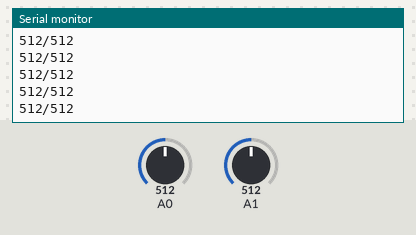
Bench run of a sketch on a simulated Arduino MKR. Shown: the last lines printed to the serial monitor. Inputs (shaded band) come from the test bench; at power-on: A0 = 512, A1 = 512. WiFi joins after 1.5 s; servers stay silent unless stated.

Above: at 12.7 s.
12.8 s: A0 set to 716
At 13.06 s:
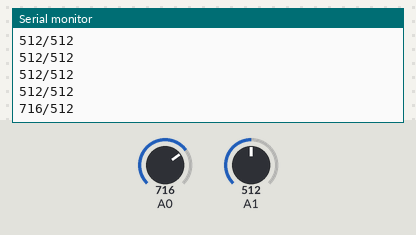
14.3 s: A1 set to 716
At 14.47 s:
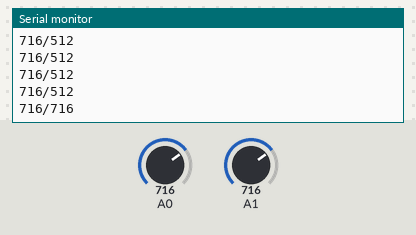
15.8 s: A0 set to 900
At 15.88 s:
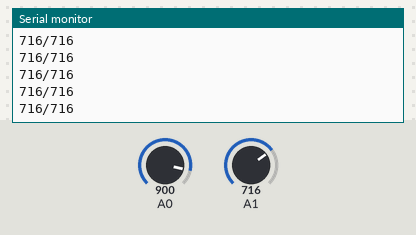
17.3 s: A1 set to 900
At 17.48 s:
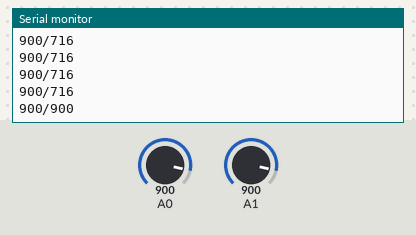
Timing chart, 0 to 19.8 s (numbered marks = the images above; inputs shaded):
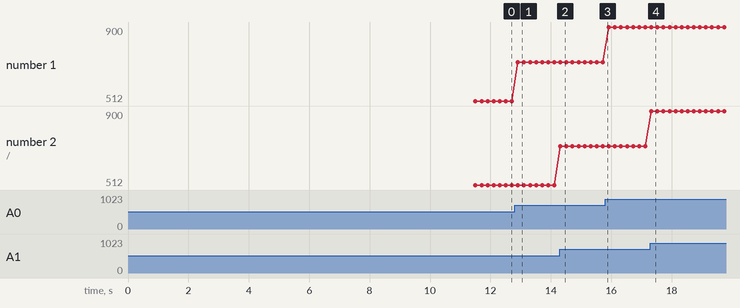

The sketch:

WiFiUdpAnalog.ino
```cpp
/*
  WiFi UDP Send and Receive String

  This sketch waits for a UDP packet on localPort using the WiFi module.
  When a packet is received an Acknowledge packet is sent to the client on port remotePort

  created 30 December 2012
  by dlf (Metodo2 srl)

  ammended 30 November 2021
  by David Rios

*/

#include <SPI.h>
#include <WiFiNINA.h>
#include <WiFiUdp.h>


int status = WL_IDLE_STATUS;
#include "arduino_secrets.h"
///////please enter your sensitive data in the Secret tab/arduino_secrets.h
char ssid[] = SECRET_SSID;        // your network SSID (name)
char pass[] = SECRET_PASS;    // your network password (use for WPA, or use as key for WEP)
int keyIndex = 0;            // your network key index number (needed only for WEP)

unsigned int localPort = 2390;      // local port to listen on
unsigned int sendPort = 7403;

WiFiUDP Udp;

char out[7];
char out2[7];

char outIP[] = "192.168.154.57";

void setup() {
  //Initialize serial and wait for port to open:
  Serial.begin(9600);
  while (!Serial); //Sketch will stop running unless there is serial connection. Comment this out if you want to run automatically

  // check for the WiFi module:
  if (WiFi.status() == WL_NO_MODULE) {
    Serial.println("Communication with WiFi module failed!");
    // don't continue
    while (true);
  }

  String fv = WiFi.firmwareVersion();
  if (fv < WIFI_FIRMWARE_LATEST_VERSION) {
    Serial.println("Please upgrade the firmware");
  }

  // attempt to connect to WiFi network:
  while (status != WL_CONNECTED) {
    Serial.print("Attempting to connect to SSID: ");
    Serial.println(ssid);
    // Connect to WPA/WPA2 network. Change this line if using open or WEP network:
    status = WiFi.begin(ssid, pass);

    // wait 10 seconds for connection:
    delay(10000);
  }
  Serial.println("Connected to WiFi");
  printWifiStatus();

  Serial.println("\nStarting connection to server...");
  // if you get a connection, report back via serial:
  Udp.begin(localPort);
}

void loop() {

  int sensor1 = analogRead(A0); // sensor 1 data
  int sensor2 = analogRead(A1); // sensor 2 data

  String out = String(sensor1); // convert to String
  String out2 = String(sensor2); // convert to String

  char outgoing[] = {0, 0, 0, 0}; // create new array
  char outgoing2[] = {0, 0, 0, 0}; // create new array

  // transfer string data to outgoing char arrays[]
  for (int i = 0; i < sizeof(out); i++) {
    outgoing[i] = out[i];
  }
  for (int i = 0; i < sizeof(out2); i++) {
    outgoing2[i] = out2[i];
  }

  // print serial for feedback
  Serial.print(sensor1);
  Serial.print("/");
  Serial.println(sensor2);

  //format and sent udp
  Udp.beginPacket(outIP, sendPort);
  Udp.write(outgoing);
  Udp.write("/");     // udp and osc messages are usually separated with "/" if sending multiple values
  Udp.write(outgoing2);
  Udp.endPacket();
  delay(200); // if you are not using call and response, do not send more information than you need
}


void printWifiStatus() {
  // print the SSID of the network you're attached to:
  Serial.print("SSID: ");
  Serial.println(WiFi.SSID());

  // print your board's IP address:
  IPAddress ip = WiFi.localIP();
  Serial.print("IP Address: ");
  Serial.println(ip);

  // print the received signal strength:
  long rssi = WiFi.RSSI();
  Serial.print("signal strength (RSSI):");
  Serial.print(rssi);
  Serial.println(" dBm");
}
```

arduino_secrets.h
```cpp
#define SECRET_SSID "YOUR SSID GOES HERE"
#define SECRET_PASS "YOUR PASSWORD GOES HERE"
```

Measured:
- after the input at 12.8 s, the serial monitor: prints a new line after 0.11 s (image 1)
- after the input at 14.3 s, the serial monitor: prints a new line at once (image 2)
- after the input at 17.3 s, the serial monitor: prints a new line at once (image 4)
- plotted number 1: 512 → 716 after the input at 12.8 s, 716 → 900 after the input at 15.8 s
